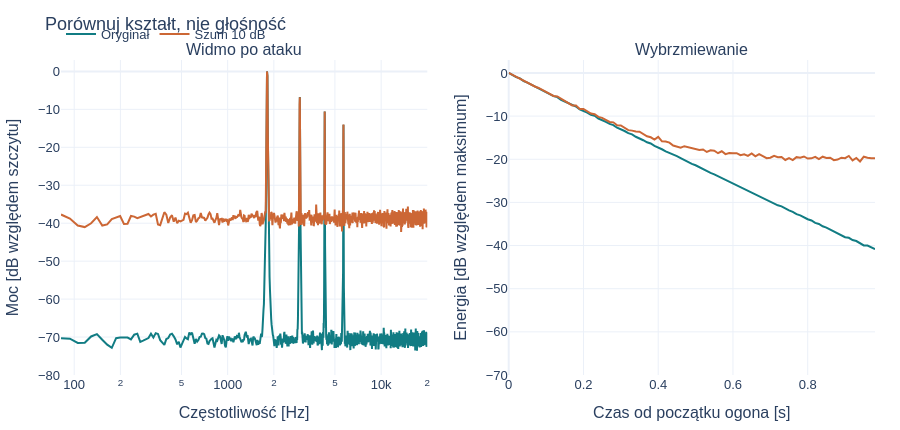

The cell this chart's notebook holds for it:
### Markdown cell above
## Kontrolowane zmiany
Bez pliku tła dodajemy syntetyczny biały szum. To test techniczny; prawdziwa fabryka ma inne widmo i zmienność. SNR = stosunek energii sygnału do tła w tym oknie, nie pomiar poziomu hałasu hali.

### Code cell
from pinglab.robustness import sensitivity_table
from pinglab.plots import compare_hits
stats,variants=sensitivity_table(clip['y'],audio.sr,noise,clip['onset_offset_s'],FMAX)
display(stats[['variant','peak_hz','centroid_hz','decay10_s','flatness','clipping_fraction']].round(3))
display(compare_hits([variants['original'],variants['noise 10 dB']],audio.sr,
                     ['Oryginał','Szum 10 dB'],[clip['onset_offset_s']]*2,FMAX))
for name in ['original','gain -12 dB','noise 10 dB']:
    print(name)
    # Normalize only for convenient playback; metrics above use raw perturbations.
    display(listen(variants[name],audio.sr,normalize=True))

### Figure 1 — Plotly figure (JSON) as saved in the notebook; plotly's stock layout.template omitted (floating-point values rounded to 4 significant figures; data arrays with more than 128 entries replaced by an {"elided": "..."} marker saying what was removed)
{"data": [{"line": {"color": "#117c83"}, "name": "Oryginał", "type": "scatter", "x": {"elided": "1700 float values"}, "xaxis": "x", "y": {"elided": "1700 float values"}, "yaxis": "y"}, {"line": {"color": "#117c83"}, "name": "Oryginał", "showlegend": false, "type": "scatter", "x": [0.0, 0.01, 0.02, 0.03, 0.04, 0.05, 0.06, 0.07, 0.08, 0.09, 0.1, 0.11, 0.12, 0.13, 0.14, 0.15, 0.16, 0.17, 0.18, 0.19, 0.2, 0.21, 0.22, 0.23, 0.24, 0.25, 0.26, 0.27, 0.28, 0.29, 0.3, 0.31, 0.32, 0.33, 0.34, 0.35, 0.36, 0.37, 0.38, 0.39, 0.4, 0.41, 0.42, 0.43, 0.44, 0.45, 0.46, 0.47, 0.48, 0.49, 0.5, 0.51, 0.52, 0.53, 0.54, 0.55, 0.56, 0.57, 0.58, 0.59, 0.6, 0.61, 0.62, 0.63, 0.64, 0.65, 0.66, 0.67, 0.68, 0.69, 0.7, 0.71, 0.72, 0.73, 0.74, 0.75, 0.76, 0.77, 0.78, 0.79, 0.8, 0.81, 0.82, 0.83, 0.84, 0.85, 0.86, 0.87, 0.88, 0.89, 0.9, 0.91, 0.92, 0.93, 0.94, 0.95, 0.96, 0.97, 0.98], "xaxis": "x2", "y": [0.0, -0.4857, -0.9741, -1.256, -1.895, -2.228, -2.672, -3.179, -3.458, -4.09, -4.423, -4.87, -5.372, -5.611, -6.268, -6.621, -7.026, -7.526, -7.786, -8.431, -8.75, -9.192, -9.687, -9.932, -10.56, -10.89, -11.34, -11.82, -12.08, -12.7, -13.02, -13.46, -13.94, -14.24, -14.79, -15.11, -15.59, -16.07, -16.35, -16.9, -17.22, -17.69, -18.16, -18.48, -18.99, -19.29, -19.76, -20.25, -20.61, -21.09, -21.4, -21.88, -22.32, -22.7, -23.18, -23.5, -23.92, -24.44, -24.79, -25.22, -25.62, -26.0, -26.52, -26.82, -27.34, -27.67, -28.09, -28.54, -28.9, -29.41, -29.84, -30.1, -30.67, -30.92, -31.44, -31.83, -32.19, -32.73, -33.01, -33.54, -33.9, -34.19, -34.75, -35.0, -35.54, -35.84, -36.27, -36.67, -37.06, -37.54, -38.07, -38.21, -38.72, -38.95, -39.37, -39.97, -40.01, -40.48, -40.84], "yaxis": "y2"}, {"line": {"color": "#cc6735"}, "name": "Szum 10 dB", "type": "scatter", "x": {"elided": "1700 float values"}, "xaxis": "x", "y": {"elided": "1700 float values"}, "yaxis": "y"}, {"line": {"color": "#cc6735"}, "name": "Szum 10 dB", "showlegend": false, "type": "scatter", "x": [0.0, 0.01, 0.02, 0.03, 0.04, 0.05, 0.06, 0.07, 0.08, 0.09, 0.1, 0.11, 0.12, 0.13, 0.14, 0.15, 0.16, 0.17, 0.18, 0.19, 0.2, 0.21, 0.22, 0.23, 0.24, 0.25, 0.26, 0.27, 0.28, 0.29, 0.3, 0.31, 0.32, 0.33, 0.34, 0.35, 0.36, 0.37, 0.38, 0.39, 0.4, 0.41, 0.42, 0.43, 0.44, 0.45, 0.46, 0.47, 0.48, 0.49, 0.5, 0.51, 0.52, 0.53, 0.54, 0.55, 0.56, 0.57, 0.58, 0.59, 0.6, 0.61, 0.62, 0.63, 0.64, 0.65, 0.66, 0.67, 0.68, 0.69, 0.7, 0.71, 0.72, 0.73, 0.74, 0.75, 0.76, 0.77, 0.78, 0.79, 0.8, 0.81, 0.82, 0.83, 0.84, 0.85, 0.86, 0.87, 0.88, 0.89, 0.9, 0.91, 0.92, 0.93, 0.94, 0.95, 0.96, 0.97, 0.98], "xaxis": "x2", "y": [0.0, -0.4733, -0.8437, -1.285, -1.895, -2.204, -2.729, -3.14, -3.48, -3.962, -4.458, -4.758, -5.336, -5.448, -5.991, -6.414, -6.973, -7.524, -7.56, -8.372, -8.353, -8.831, -9.416, -9.578, -10.18, -10.4, -10.89, -11.35, -11.45, -12.14, -12.17, -12.7, -13.25, -13.36, -13.59, -13.61, -14.12, -14.67, -14.91, -15.43, -14.82, -15.85, -15.9, -16.15, -16.83, -17.03, -17.33, -16.97, -17.19, -17.47, -17.51, -17.84, -17.73, -18.32, -17.94, -18.02, -18.6, -18.15, -18.82, -18.58, -18.59, -18.6, -19.06, -18.85, -19.21, -18.66, -19.34, -18.82, -19.29, -19.76, -19.65, -19.23, -19.54, -19.5, -20.16, -19.72, -20.19, -19.52, -19.66, -19.36, -19.85, -19.78, -19.43, -19.97, -19.41, -19.7, -19.65, -20.21, -20.07, -19.64, -19.75, -19.24, -20.26, -19.69, -20.5, -19.42, -19.63, -19.79, -19.75], "yaxis": "y2"}], "layout": {"annotations": [{"font": {"size": 16}, "showarrow": false, "text": "Widmo po ataku", "x": 0.225, "xanchor": "center", "xref": "paper", "y": 1, "yanchor": "bottom", "yref": "paper"}, {"font": {"size": 16}, "showarrow": false, "text": "Wybrzmiewanie", "x": 0.775, "xanchor": "center", "xref": "paper", "y": 1, "yanchor": "bottom", "yref": "paper"}], "colorway": ["#117c83", "#cc6735", "#6555a4", "#667788"], "font": {"family": "Arial, sans-serif", "size": 13}, "height": 430, "legend": {"orientation": "h", "x": 0, "y": 1.13}, "margin": {"b": 50, "l": 60, "r": 25, "t": 60}, "title": {"text": "Porównuj kształt, nie głośność"}, "xaxis": {"anchor": "y", "domain": [0, 0.45], "title": {"text": "Częstotliwość [Hz]"}, "type": "log"}, "xaxis2": {"anchor": "y2", "domain": [0.55, 1], "title": {"text": "Czas od początku ogona [s]"}}, "yaxis": {"anchor": "x", "domain": [0, 1], "range": [-80, 3], "title": {"text": "Moc [dB względem szczytu]"}}, "yaxis2": {"anchor": "x2", "domain": [0, 1], "range": [-70, 3], "title": {"text": "Energia [dB względem maksimum]"}}}}
